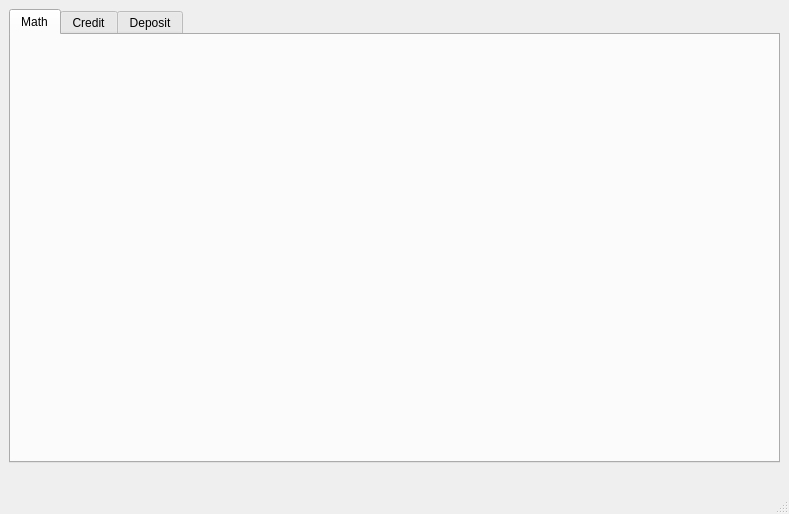
<?xml version="1.0" encoding="UTF-8"?>
<ui version="4.0">
 <class>MainView</class>
 <widget class="QMainWindow" name="MainView">
  <property name="geometry">
   <rect>
    <x>0</x>
    <y>0</y>
    <width>789</width>
    <height>514</height>
   </rect>
  </property>
  <property name="sizePolicy">
   <sizepolicy hsizetype="Preferred" vsizetype="Preferred">
    <horstretch>0</horstretch>
    <verstretch>0</verstretch>
   </sizepolicy>
  </property>
  <property name="windowTitle">
   <string>SmartCalc v2.0</string>
  </property>
  <widget class="QWidget" name="centralwidget">
   <layout class="QVBoxLayout" name="verticalLayout">
    <item>
     <widget class="QTabWidget" name="tabWidget">
      <property name="minimumSize">
       <size>
        <width>750</width>
        <height>0</height>
       </size>
      </property>
      <property name="currentIndex">
       <number>0</number>
      </property>
      <widget class="QWidget" name="tab_1">
       <attribute name="title">
        <string>Math</string>
       </attribute>
       <layout class="QVBoxLayout" name="verticalLayout_6"/>
      </widget>
      <widget class="QWidget" name="tab_2">
       <attribute name="title">
        <string>Credit</string>
       </attribute>
       <layout class="QVBoxLayout" name="verticalLayout_7"/>
      </widget>
      <widget class="QWidget" name="tab_3">
       <attribute name="title">
        <string>Deposit</string>
       </attribute>
       <layout class="QVBoxLayout" name="verticalLayout_8"/>
      </widget>
     </widget>
    </item>
    <item>
     <widget class="QLabel" name="label_33">
      <property name="sizePolicy">
       <sizepolicy hsizetype="Preferred" vsizetype="Preferred">
        <horstretch>0</horstretch>
        <verstretch>0</verstretch>
       </sizepolicy>
      </property>
      <property name="text">
       <string></string>
      </property>
      <property name="alignment">
       <set>Qt::AlignRight|Qt::AlignTrailing|Qt::AlignVCenter</set>
      </property>
      <property name="openExternalLinks">
       <bool>true</bool>
      </property>
     </widget>
    </item>
   </layout>
  </widget>
  <widget class="QMenuBar" name="menubar">
   <property name="geometry">
    <rect>
     <x>0</x>
     <y>0</y>
     <width>789</width>
     <height>24</height>
    </rect>
   </property>
  </widget>
  <widget class="QStatusBar" name="statusbar"/>
 </widget>
 <resources/>
 <connections/>
</ui>
